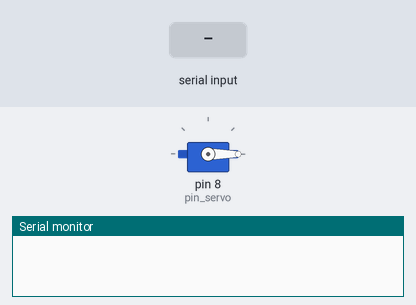
This sketch was run on a simulated Arduino Uno, built with avr-gcc and run on an emulated ATmega328P. Shown: servo, the last lines printed to the serial monitor. The test bench sets the inputs (shaded band).

Above: at 1.2 s.
1.3 s: "90,45\n" received over Serial
At 2.1 s:
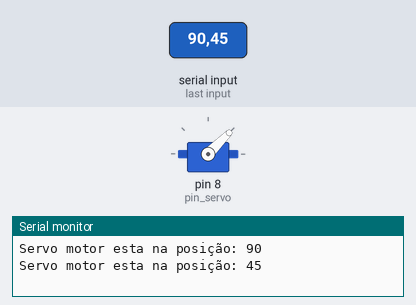
3.8 s: "30,150\n" received over Serial
At 4.1 s:
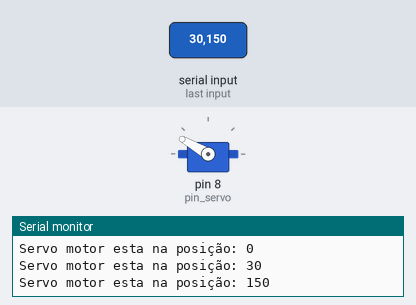
6.3 s: "200\n" received over Serial
At 7.0 s:
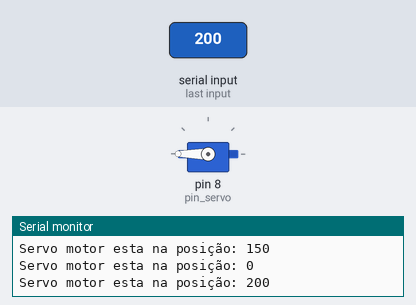
Timing chart, 0 to 9.3 s (numbered marks = the images above; inputs shaded):
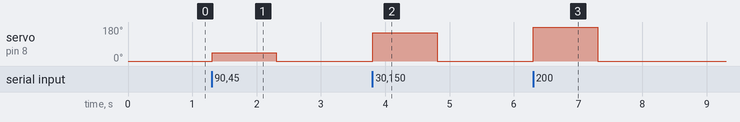

The sketch:

Servo_Motor.ino
```cpp
/* Esse exemplo lê valores inteiros no monitor serial e imprime como posição do servo motor
 * Lembre-se de digitar valores entre 0 e 180
 */

#include <Servo.h> // Inclui biblioteca do servo motor
#define pin_servo 8 // Define pino do servo motor

Servo servo; // Cria objeto da classe para o servo
int pos; // Declara variável que armazenará a posição do servo motor

void setup() {
  Serial.begin (9600); // Inicia Monitor Serial
  servo.attach (pin_servo); // Seta o servo motor no pino que definimos para ele
  servo.write (0); // Inicia servo motor na posição 0

}

void loop() {
  if (Serial.available() > 0){ // Condição verifica se dados foram inseridos no monitor serial
    pos = Serial.parseInt();
    Serial.print ("Servo motor esta na posição: ");
    Serial.println (pos);
    servo.write (pos);
  }
}
```

Measured:
- after the input at 1.3 s, servo on pin 8 (pin_servo): 0° → 45° at once, → 0° 1.0 s later
- after the input at 3.8 s, servo on pin 8 (pin_servo): 0° → 150° at once, → 0° 1.0 s later
- after the input at 6.3 s, servo on pin 8 (pin_servo): 0° → 180° at once, → 0° 1.0 s later
